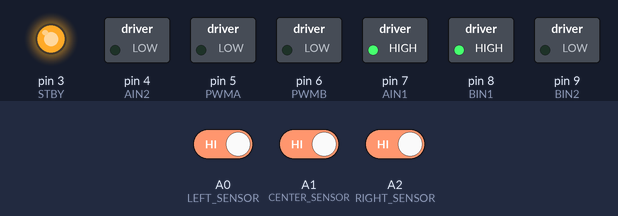
Bench run of a sketch on a simulated Arduino Uno, built with avr-gcc and run on an emulated ATmega328P. On the bench: switched loads named in the sketch (green lamp = pin HIGH), output pins drawn as LEDs (lit = HIGH). Inputs (shaded band) come from the test bench; at power-on: A0 (LEFT_SENSOR) HIGH, A1 (CENTER_SENSOR) HIGH, A2 (RIGHT_SENSOR) HIGH.

Above: at 1.2 s.
1.3 s: A0 (LEFT_SENSOR) driven LOW
At 1.9 s:
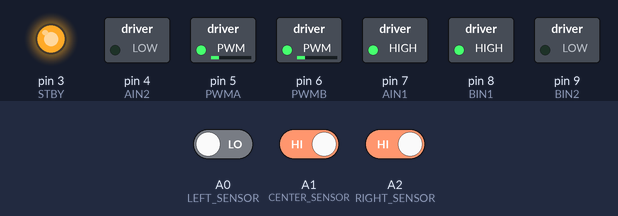
2.8 s: A1 (CENTER_SENSOR) driven LOW
At 4.0 s:
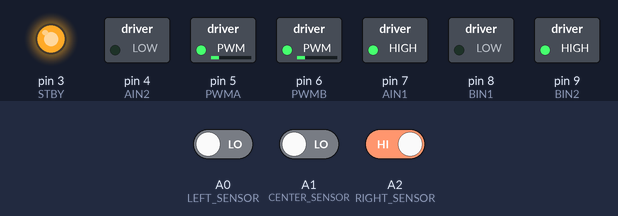
4.3 s: A2 (RIGHT_SENSOR) driven LOW
At 5.7 s:
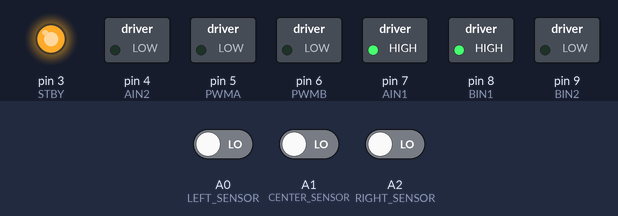
Timing chart, 0 to 7.3 s (numbered marks = the images above; inputs shaded):
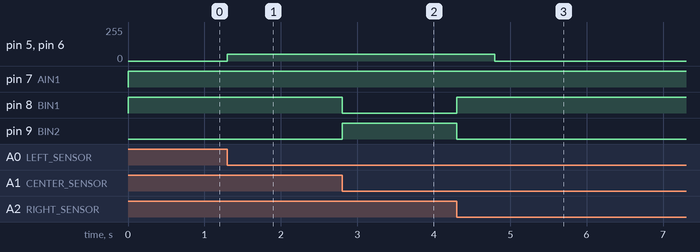

Measured:
- after the input at 1.3 s, pin 5 (PWMA), pin 6 (PWMB): 0/255 → 50/255 at once
- after the input at 2.8 s, pin 8 (BIN1): HIGH → LOW at once; pin 9 (BIN2): LOW → HIGH at once
- after the input at 4.3 s, pin 5 (PWMA), pin 6 (PWMB): 50/255 → 0/255 after 0.50 s; pin 8 (BIN1): LOW → HIGH at once; pin 9 (BIN2): HIGH → LOW at once

The sketch:

Main.ino
```cpp
#include "Config.h"
#include "MotorDriver.h"
#include "LineTracker.h"
#include "AsyncTimer.h"
#include <util/delay.h>
#include <avr/io.h>


ControlMotor motor;
AsyncTimer1 Timer1;
AsyncTimer2 Timer2;

bool LineBCheck = false;
bool lineTrackingDone = false;
bool delayDone = false;

void setup() {
    motor.init();

    pinMode(LEFT_SENSOR, INPUT);
    pinMode(CENTER_SENSOR, INPUT);
    pinMode(RIGHT_SENSOR, INPUT);

    Timer1.start();
}

void loop() {
  Timer1.update();
    Timer2.update();

    if (!lineTrackingDone) {

        if (Timer1.timertime <= 2000) {
            trackLine1();
        }

        else {
            trackLine2(lineTrackingDone);
        }
    }
    else {

        if (!delayDone) {
            motor.stop();
            _delay_ms(3000);
            delayDone = true;
        }
        // Maze navigation code goes here
    }
}
```

AsyncTimer.h
```cpp
#ifndef ASYNC_TIMER_H
#define ASYNC_TIMER_H

#include <Arduino.h>

// Global timer object
struct AsyncTimer1 {
    unsigned long timertime = 0;
    bool running = false;
    unsigned long startMillis = 0;


    void start() {
        startMillis = millis();
        timertime = 0;
        running = true;
    }


    void update() {
        if (running) {
            unsigned long elapsed = millis() - startMillis;
            if (elapsed < 2001) {
                timertime = elapsed;
            } else {
                timertime = 2001;
            }
        }
    }
};

struct AsyncTimer2 {
    unsigned long timertime = 0;
    bool running = false;
    unsigned long startMillis = 0;

    void start() {
        startMillis = millis();
        timertime = 0;
        running = true;
    }

    void update() {
        if (running) {
            unsigned long elapsed = millis() - startMillis;
            if (elapsed < 501) {
                timertime = elapsed;
            } else {
                timertime = 501;
            }
        }
    }
};

extern AsyncTimer1 Timer1;
extern AsyncTimer2 Timer2;


#endif
```

LineTracker.h
```cpp
#ifndef LineTracker
#define LineTracker


#include "Config.h"
#include "MotorDriver.h"
#include <util/delay.h>
#include <avr/io.h>
#include "AsyncTimer.h"


extern bool LineBCheck;


void trackLine1() {
    int leftState = digitalRead(LEFT_SENSOR);
    int centerState = digitalRead(CENTER_SENSOR);
    int rightState = digitalRead(RIGHT_SENSOR);


    if (leftState == LOW && centerState == HIGH && rightState == LOW) {
        motor.forward();
    }
    else if (leftState == HIGH && centerState == LOW && rightState == LOW) {
        motor.turnRight();
    }
    else if ( leftState == LOW && centerState == LOW && rightState == HIGH) {
        motor.turnLeft();
    }
    else if (leftState == HIGH && centerState == HIGH && rightState == HIGH) {
        motor.stop();
    }
    else {
        motor.forward();
    }
}

void trackLine2(bool &lineTrackingDone) {
    int leftState = digitalRead(LEFT_SENSOR);
    int centerState = digitalRead(CENTER_SENSOR);
    int rightState = digitalRead(RIGHT_SENSOR);

    if (leftState == LOW && centerState == LOW && rightState == LOW) {
        if (!Timer2.running) {
            Timer2.start();
        }
        motor.forward();

        if (Timer2.timertime >= 500) {
            motor.stop();
            lineTrackingDone = true;
            Timer2.running = false;
            Timer2.timertime = 0;
            return;
        }
    }
    else {
        Timer2.running = false;
        Timer2.timertime = 0;

        if (leftState == LOW && centerState == HIGH && rightState == LOW) {
            motor.forward();
        }
        else if (leftState == HIGH && centerState == LOW && rightState == LOW) {
            motor.turnRight();
        }
        else if (leftState == LOW && centerState == LOW && rightState == HIGH) {
            motor.turnLeft();
        }
        else if (leftState == HIGH && centerState == HIGH && rightState == HIGH) {
            motor.stop();
        }
        else {
            motor.forward();
        }
    }
}


#endif
```

Config.h
```cpp
#define AIN1 7
#define AIN2 4
#define PWMA 5

#define BIN1 8
#define BIN2 9
#define PWMB 6

#define STBY 3

#define MOTOR_SPEED_MAX 50

#define LEFT_SENSOR A0
#define CENTER_SENSOR A1
#define RIGHT_SENSOR A2
```

MotorDriver.h
```cpp
#ifndef MOTOR_DRIVER_H
#define MOTOR_DRIVER_H

#include <util/delay.h>

class ControlMotor {
public:
  void init();
  void setSpeed(int left, int right);
  void forward();
  void backward();
  void turnLeft();
  void turnRight();
  void stop();

private:
  void motorA(bool fwd, uint8_t speed);
  void motorB(bool fwd, uint8_t speed);
};

extern ControlMotor motor;

void ControlMotor::init() {
  pinMode(AIN1, OUTPUT);
  pinMode(AIN2, OUTPUT);
  pinMode(PWMA, OUTPUT);

  pinMode(BIN1, OUTPUT);
  pinMode(BIN2, OUTPUT);
  pinMode(PWMB, OUTPUT);

  pinMode(STBY, OUTPUT);
  digitalWrite(STBY, HIGH);
}

void ControlMotor::motorA(bool fwd, uint8_t speed) {
  digitalWrite(AIN1, fwd);
  digitalWrite(AIN2, !fwd);
  analogWrite(PWMA, speed);
}

void ControlMotor::motorB(bool fwd, uint8_t speed) {
  digitalWrite(BIN1, fwd);
  digitalWrite(BIN2, !fwd);
  analogWrite(PWMB, speed);
}

void ControlMotor::setSpeed(int left, int right) {
  motorA(true, left);
  motorB(true, right);
}

void ControlMotor::forward() {
  motorA(true, MOTOR_SPEED_MAX);
  motorB(true, MOTOR_SPEED_MAX);
}

void ControlMotor::backward() {
  motorA(false, MOTOR_SPEED_MAX);
  motorB(false, MOTOR_SPEED_MAX);
}

void ControlMotor::turnLeft() {
  motorA(true, MOTOR_SPEED_MAX);
  motorB(false, MOTOR_SPEED_MAX);
}

void ControlMotor::turnRight() {
  motorA(false, MOTOR_SPEED_MAX);
  motorB(true, MOTOR_SPEED_MAX);
}

void ControlMotor::stop() {
  motorA(true, 0);
  motorB(true, 0);
}

#endif
```
